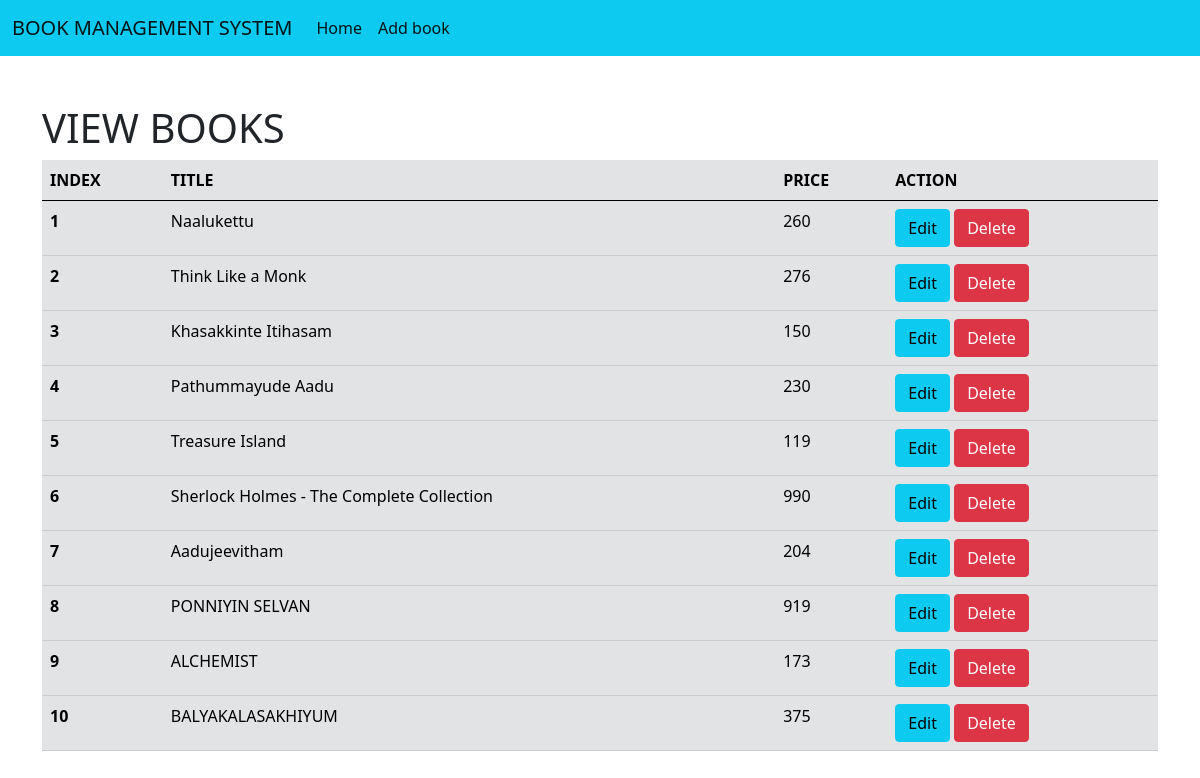
The page / on the database its author committed.
### libraryapp/models.py (models this page shows, shortened)
class Book(models.Model):
    title = models.CharField(max_length=50)
    price = models.IntegerField()

### libraryapp/views.py (the view)
# urls.py: path('', views.helloview),
def helloview(request):
    books = Book.objects.all()
    return render(request, 'viewbook.html', {'books': books})

### templates/viewbook.html (shortened to what this page needs)
<!doctype html>
<html lang="en">
  <head>
    <link href="https://cdn.jsdelivr.net/npm/bootstrap@5.0.2/dist/css/bootstrap.min.css" rel="stylesheet">
  </head>
  <body>
    <nav class="navbar navbar-expand-lg navbar-light bg-info">
  <div class="container-fluid">
    <a class="navbar-brand" href="/">BOOK MANAGEMENT SYSTEM</a>
    <div class="collapse navbar-collapse" id="navbarNav">
      <ul class="navbar-nav">
        <li class="nav-item">
          <a class="nav-link active" aria-current="page" href="/">Home</a>
        </li>
         <li class="nav-item">
          <a class="nav-link active" aria-current="page" href="/add-book">Add book</a>
        </li>
      </ul>
    </div>
  </div>
</nav>
    <div class="container">
     <div class="mt-5">
         <h1>VIEW BOOKS</h1>
     </div>
  <table class="table table table-secondary">
  <thead>
    <tr>
      <th scope="col">INDEX</th>
      <th scope="col">TITLE</th>
      <th scope="col">PRICE</th>
      <th scope="col">ACTION</th>
    </tr>
  </thead>
  <tbody>
  {% for i in books %}
    <tr>
      <th scope="row">{{forloop.counter}}</th>
      <td>{{i.title}}</td>
      <td>{{i.price}}</td>
      <td>
        <a href="/edit-book?bookid={{i.id}}"><button type="button" class="btn btn-info">Edit</button></a>
        <a href="/delete-book?bookid={{i.id}}"><button type="button" class="btn btn-danger">Delete</button></a>
      </td>
    </tr>
  {% endfor %}
  </tbody>
</table>
</div>
  </body>
</html>

### rows shown on the page
Book: title "Naalukettu", price "260"
Book: title "Think Like a Monk", price "276"
Book: title "Khasakkinte Itihasam", price "150"
Book: title "Pathummayude Aadu", price "230"
Book: title "Treasure Island", price "119"
Book: title "Sherlock Holmes - The Complete Collection", price "990"
Book: title "Aadujeevitham", price "204"
Book: title "PONNIYIN SELVAN", price "919"
Book: title "ALCHEMIST", price "173"
Book: title "BALYAKALASAKHIYUM", price "375"
